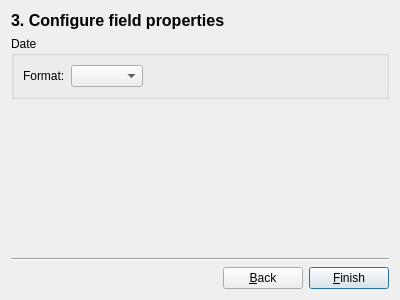
<?xml version="1.0" encoding="UTF-8"?>
<ui version="4.0">
 <class>CreationDateFieldWizard</class>
 <widget class="QWidget" name="CreationDateFieldWizard">
  <property name="geometry">
   <rect>
    <x>0</x>
    <y>0</y>
    <width>400</width>
    <height>300</height>
   </rect>
  </property>
  <property name="windowTitle">
   <string>Form</string>
  </property>
  <layout class="QVBoxLayout" name="verticalLayout_2">
   <item>
    <widget class="QLabel" name="label">
     <property name="styleSheet">
      <string notr="true">font-size: 16px;
font-weight: bold;</string>
     </property>
     <property name="text">
      <string>3. Configure field properties</string>
     </property>
    </widget>
   </item>
   <item>
    <widget class="QGroupBox" name="groupBox">
     <property name="title">
      <string>Date</string>
     </property>
     <layout class="QVBoxLayout" name="verticalLayout">
      <item>
       <layout class="QHBoxLayout" name="horizontalLayout_2">
        <item>
         <widget class="QLabel" name="label_2">
          <property name="text">
           <string>Format:</string>
          </property>
         </widget>
        </item>
        <item>
         <widget class="QComboBox" name="dateFormatBox"/>
        </item>
        <item>
         <spacer name="horizontalSpacer_2">
          <property name="orientation">
           <enum>Qt::Horizontal</enum>
          </property>
          <property name="sizeHint" stdset="0">
           <size>
            <width>40</width>
            <height>20</height>
           </size>
          </property>
         </spacer>
        </item>
       </layout>
      </item>
     </layout>
    </widget>
   </item>
   <item>
    <spacer name="verticalSpacer">
     <property name="orientation">
      <enum>Qt::Vertical</enum>
     </property>
     <property name="sizeHint" stdset="0">
      <size>
       <width>20</width>
       <height>187</height>
      </size>
     </property>
    </spacer>
   </item>
   <item>
    <widget class="Line" name="line">
     <property name="orientation">
      <enum>Qt::Horizontal</enum>
     </property>
    </widget>
   </item>
   <item>
    <layout class="QHBoxLayout" name="horizontalLayout">
     <item>
      <spacer name="horizontalSpacer">
       <property name="orientation">
        <enum>Qt::Horizontal</enum>
       </property>
       <property name="sizeHint" stdset="0">
        <size>
         <width>40</width>
         <height>20</height>
        </size>
       </property>
      </spacer>
     </item>
     <item>
      <widget class="QPushButton" name="backButton">
       <property name="text">
        <string>&amp;Back</string>
       </property>
      </widget>
     </item>
     <item>
      <widget class="QPushButton" name="finishButton">
       <property name="text">
        <string>&amp;Finish</string>
       </property>
       <property name="autoDefault">
        <bool>true</bool>
       </property>
       <property name="default">
        <bool>true</bool>
       </property>
      </widget>
     </item>
    </layout>
   </item>
  </layout>
 </widget>
 <resources/>
 <connections/>
</ui>
